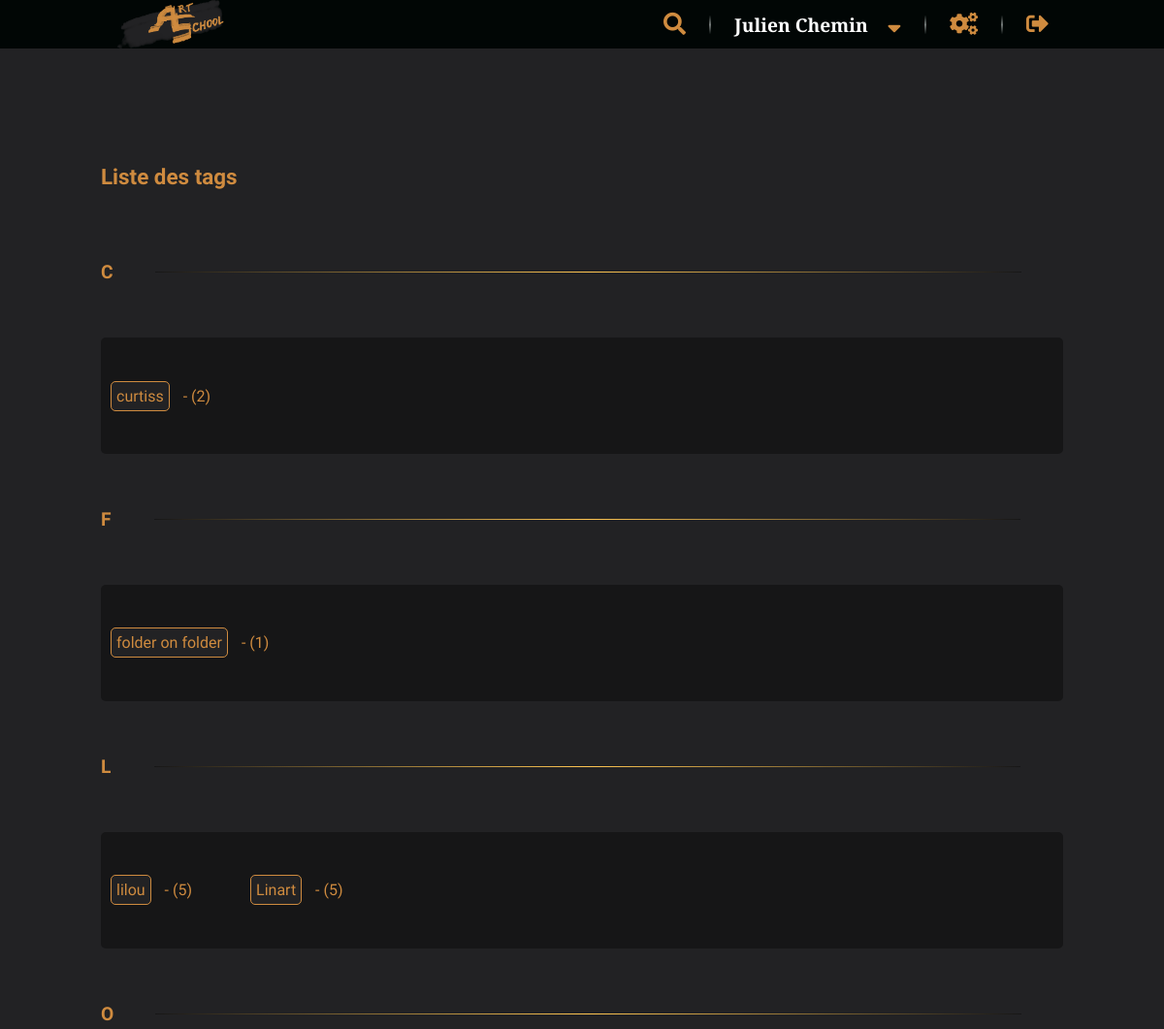
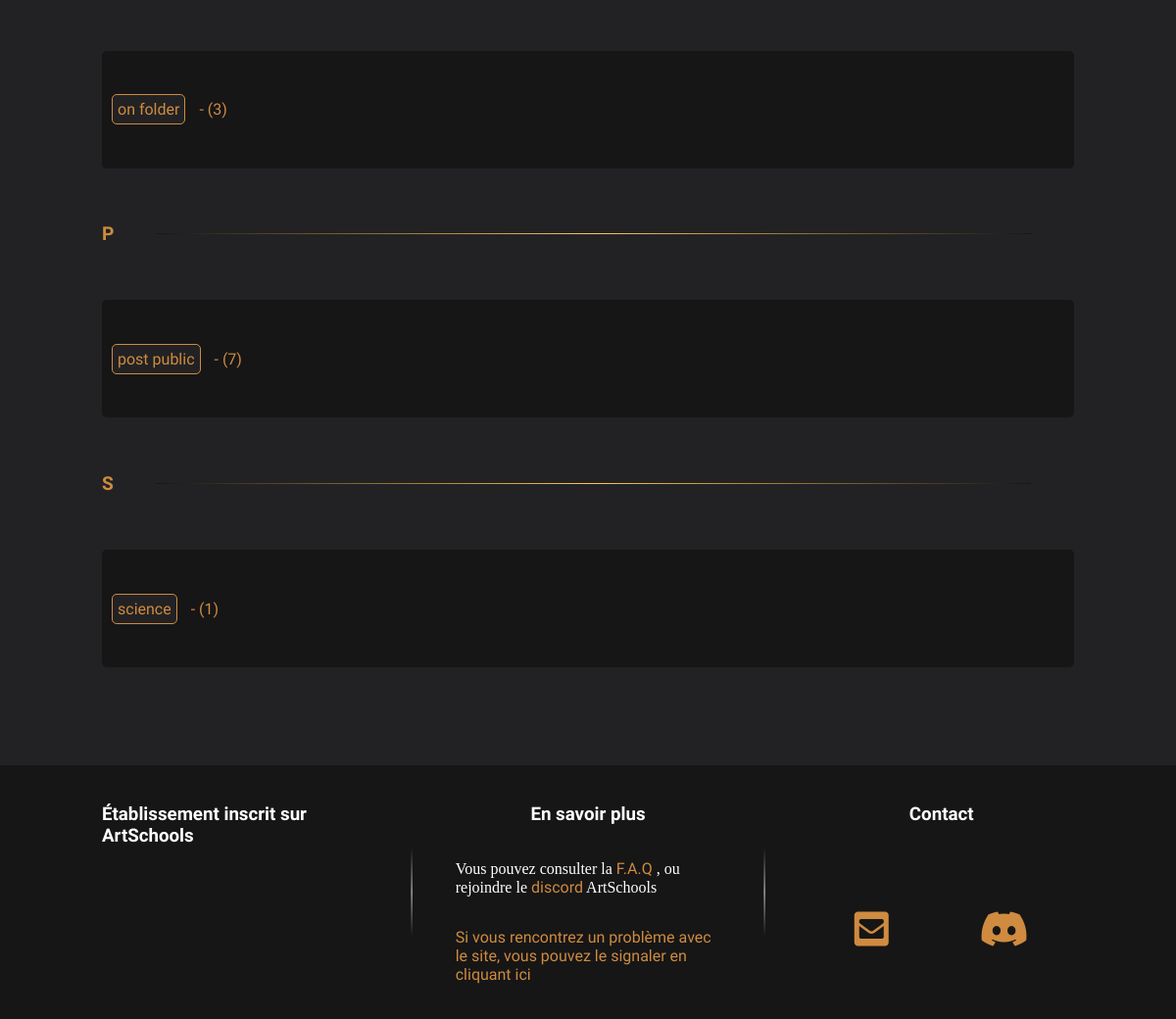
The app's page /P5_01_Code/index.php?action=listTags (signed in) with its own data (2 pictures, top to bottom).
### tables this page shows
CREATE TABLE IF NOT EXISTS `as_tag` (
  `id` int(11) NOT NULL AUTO_INCREMENT,
  `name` varchar(355) NOT NULL,
  `tagCount` int(11) NOT NULL DEFAULT 0,
  PRIMARY KEY (`id`)
);

### P5_01_Code/model/RenderView.php (called while the page is built, shortened)
<?php
class RenderView
{
    public static function render(string $template, string $view, array $data = null)
    {
        require 'view/' . $view;
    }
}

### P5_01_Code/controller/Frontend.php (called while the page is built, shortened)
<?php
class Frontend extends Controller
{
    public function listTags()
    {
        $TagsManager = new TagsManager();
        $tags = $TagsManager->sortByAlphabeticalOrder($TagsManager->get(null, 0, 'name'));
        RenderView::render('template.php', 'frontend/listTagsView.php', ['tags' => $tags]);
    }
}

### P5_01_Code/model/Database.php (called while the page is built, shortened)
<?php
abstract class Database
{
    protected static $db;
    protected function getConnection()
    {
        if (empty(self::$db)) {
            self::$db = new \PDO(self::DB_HOST, self::DB_LOGIN, self::DB_PASSWORD, self::DB_ERRMODE);
            return self::$db;
        } else {
            return self::$db;
        }
    }
    public function sql($req, array $parameters = null)
    {
        $q = $this->getConnection()->prepare($req);
        if ($parameters) {
            foreach ($parameters as $paraKey => $paraValue) {
                if (is_int($paraValue)) {
                    $q->bindValue($paraKey, $paraValue, \PDO::PARAM_INT);
                } else {
                    $q->bindValue($paraKey, $paraValue);
                }
            }
        }
        $q->execute();
        return $q;
    }
}

### P5_01_Code/model/TagsManager.php (called while the page is built, shortened)
<?php
class TagsManager extends Database
{
    public static $TABLE_NAME = 'as_tag';
    public function get(int $limit = null, int $offset = 0, string $orderBy = 'tagCount DESC')
    {
        if (!empty($limit)) {
            $q = $this->sql(
                'SELECT *
                FROM ' . static::$TABLE_NAME . '
                ORDER BY ' . $orderBy . '
                LIMIT :limit OFFSET :offset',
                [':limit' => $limit, ':offset' => $offset]
            );
        } else {
            $q = $this->sql(
                'SELECT *
                FROM ' . static::$TABLE_NAME . '
                ORDER BY ' . $orderBy
            );
        }
        $result = $q->fetchAll();
        return $result;
    }
}

### P5_01_Code/view/frontend/listTagsView.php (the view)
<section id="listTagsView" class="container">
    <h1>Liste des tags</h1>
    <?php
    foreach ($data['tags'] as $letter => $arrTags) {
        ?>
        <div class="tagsCategory">
            <h2><?=$letter?></h2>
            <hr>
        </div>
        <div class="blockResult blockResultTag fullWidth">
        <?php
        foreach ($data['tags'][$letter] as $tag) {
            ?>
            <div>
                <a href="index.php?action=search&sortBy=tag&tag=<?=$tag['name']?>">
                    <span class="tag"><?=$tag['name']?></span>
                    <span>- (<?=$tag['tagCount']?>)</span>
                </a>
            </div>
            <?php
        }
        ?>
        </div>
        <?php
    }
    ?>
</section>

### P5_01_Code/public/css/styleGeneral.css (style rules this page uses)
body { margin: 0px; color: white; background-color: #222224; font-family: 'Slabo 27px', serif; }
h1 { font-size: 1.4em; color: #CF8B3F; }
h2 { font-size: 1.2em; color: #CF8B3F; }
h1, h2, h3, h4, h5, h6, caption { font-family: 'Asap', sans-serif; }
hr { background : linear-gradient(to right, #161617, #FFC652, #161617); border:none; height: 1px; width: 90%; }
section > h1 { text-align: left; }
a { text-decoration: none; color: #CF8B3F; font-family: 'Asap', sans-serif; }
.container { max-width: 90%; margin: auto; }
.fullWidth { width: 100%; }
.tag { border: solid 1px #CF8B3F; border-radius: 5px; background-color: #222224; margin: 10px; padding: 5px; cursor: pointer; transition: 0.15s linear; -webkit-transition: 0.15s linear; }
@media all and (min-width:992px) and (max-width:1200px) { .container { max-width: 992px; } }

### P5_01_Code/public/css/frontend/search.css (style rules this page uses)
.blockResult { display: flex; justify-content: flex-start; align-items: center; flex-wrap: wrap; }
.blockResult a { width: 100%; position: relative; }
.blockResultTag > div { display: flex; justify-content: center; align-items: center; margin-right: 50px; height: 80px; }
#listTagsView { padding: 100px 0; }
#listTagsView .blockResultTag { background-color: #161617; padding: 20px 0; border-radius: 5px; }
#listTagsView .blockResultTag a { width: auto; }
.tagsCategory { display: flex; justify-content: center; align-items: center; }
.tagsCategory h2 { padding: 40px 0; }

### records on screen
as_tag: name "curtiss", tagCount "2"
as_tag: name "folder on folder", tagCount "1"
as_tag: name "lilou", tagCount "5"
as_tag: name "Linart", tagCount "5"
as_tag: name "on folder", tagCount "3"
as_tag: name "post public", tagCount "7"
as_tag: name "science", tagCount "1"

### other values on screen
$_SESSION['pseudo'] "Julien Chemin"
$letter "C"
$letter "F"
$letter "L"
$letter "O"
$letter "P"
$letter "S"
